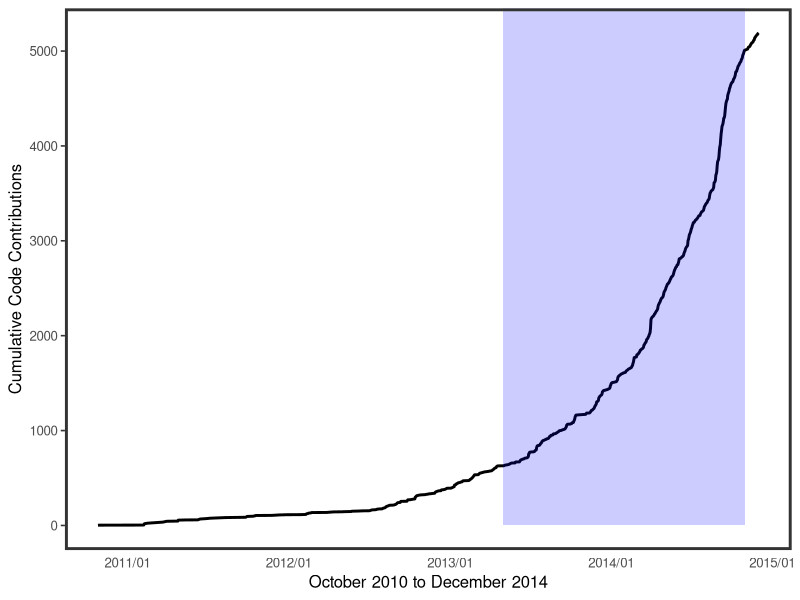

Here is the R script that generated this plot:
## ---- chunk 1
library("plyr")
library("dplyr")
library("ggplot2")
library("reshape")
library("scales")
## ---- chunk 2
fromdate <- as.Date("2013-05-01")
todate <- as.Date("2014-10-30")
## ---- chunk 3
# cumulative commits from non ropensci core
dat <- read.csv("data/github_commits_2014-12-01.csv")[,-1]
dat$date <- as.Date(dat$date)
non_core_dat <- tbl_df(dat) %>%
  filter(!author %in% c("emhart","sckott","karthik","cboettig"))

non_core_dat <- non_core_dat %>%
  group_by(date) %>%
  summarise(count = n()) %>%
  mutate(cumsum = cumsum(count))

ggplot(non_core_dat, aes(date, cumsum)) +
  geom_line(size = 1) +
  theme_bw(base_size = 12) +
  theme(panel.grid.major = element_blank(),
        panel.grid.minor = element_blank(),
        legend.position = "none",
        axis.ticks.x = element_blank(),
        panel.border = element_rect(size = 2)) +
  annotate("rect", xmin=fromdate, xmax=todate, ymin=0, ymax=Inf, alpha=0.2, fill="blue") +
  scale_x_date(labels = date_format("%Y/%m")) +
  labs(x='October 2010 to December 2014', y='Cumulative Code Contributions')
